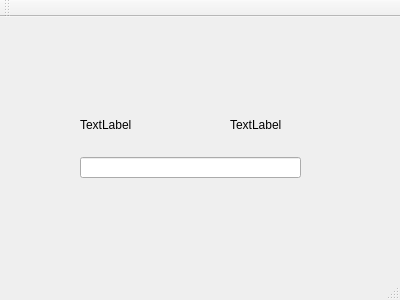
<?xml version="1.0" encoding="UTF-8"?>
<ui version="4.0">
 <class>Widget</class>
 <widget class="QMainWindow" name="Widget">
  <property name="geometry">
   <rect>
    <x>0</x>
    <y>0</y>
    <width>400</width>
    <height>300</height>
   </rect>
  </property>
  <property name="windowTitle">
   <string>Widget</string>
  </property>
  <widget class="QWidget" name="centralWidget">
   <widget class="QLabel" name="label">
    <property name="geometry">
     <rect>
      <x>80</x>
      <y>100</y>
      <width>101</width>
      <height>16</height>
     </rect>
    </property>
    <property name="text">
     <string>TextLabel</string>
    </property>
   </widget>
   <widget class="QLabel" name="label_2">
    <property name="geometry">
     <rect>
      <x>230</x>
      <y>100</y>
      <width>131</width>
      <height>16</height>
     </rect>
    </property>
    <property name="text">
     <string>TextLabel</string>
    </property>
   </widget>
   <widget class="QLineEdit" name="lineEdit">
    <property name="geometry">
     <rect>
      <x>80</x>
      <y>140</y>
      <width>221</width>
      <height>21</height>
     </rect>
    </property>
   </widget>
  </widget>
  <widget class="QMenuBar" name="menuBar">
   <property name="geometry">
    <rect>
     <x>0</x>
     <y>0</y>
     <width>400</width>
     <height>22</height>
    </rect>
   </property>
  </widget>
  <widget class="QToolBar" name="mainToolBar">
   <attribute name="toolBarArea">
    <enum>TopToolBarArea</enum>
   </attribute>
   <attribute name="toolBarBreak">
    <bool>false</bool>
   </attribute>
  </widget>
  <widget class="QStatusBar" name="statusBar"/>
 </widget>
 <layoutdefault spacing="6" margin="11"/>
 <resources/>
 <connections/>
</ui>
